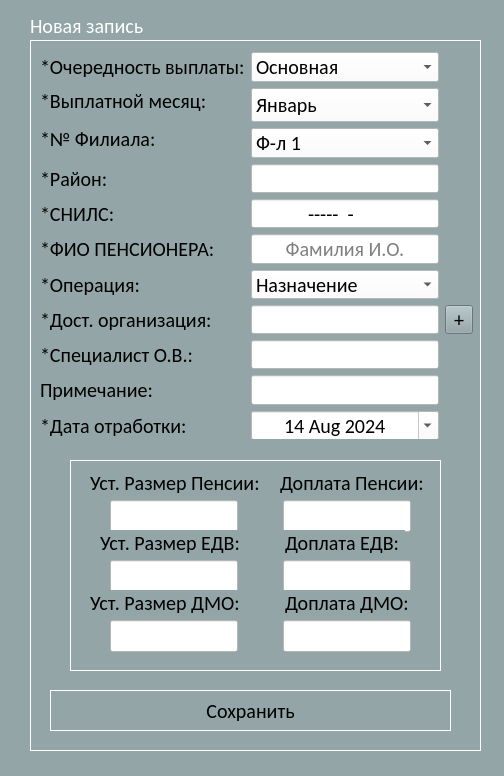
<?xml version="1.0" encoding="UTF-8"?>
<ui version="4.0">
 <class>NewRecord</class>
 <widget class="QDialog" name="NewRecord">
  <property name="geometry">
   <rect>
    <x>0</x>
    <y>0</y>
    <width>504</width>
    <height>776</height>
   </rect>
  </property>
  <property name="windowTitle">
   <string>Новая запись</string>
  </property>
  <property name="styleSheet">
   <string notr="true">background-color: #93a5a7;

font-family: Calibri;
font-size: 20px;
</string>
  </property>
  <widget class="QLabel" name="label_new_record">
   <property name="geometry">
    <rect>
     <x>30</x>
     <y>10</y>
     <width>131</width>
     <height>31</height>
    </rect>
   </property>
   <property name="font">
    <font>
     <family>Calibri</family>
     <pointsize>-1</pointsize>
    </font>
   </property>
   <property name="styleSheet">
    <string notr="true">color: white;
</string>
   </property>
   <property name="text">
    <string>Новая запись</string>
   </property>
  </widget>
  <widget class="QFrame" name="main_frame">
   <property name="geometry">
    <rect>
     <x>30</x>
     <y>40</y>
     <width>451</width>
     <height>711</height>
    </rect>
   </property>
   <property name="cursor">
    <cursorShape>ArrowCursor</cursorShape>
   </property>
   <property name="styleSheet">
    <string notr="true">QFrame {
	border: 1px solid white;
	font-family: Calibri;
	font-size: 20px;
}

QComboBox {
	background-color: white;
	font-family: Calibri;
	font-size: 20px;
}

QListView {
	background-color:white;
}

QLineEdit {
	background-color:white;
}</string>
   </property>
   <property name="frameShape">
    <enum>QFrame::StyledPanel</enum>
   </property>
   <property name="frameShadow">
    <enum>QFrame::Raised</enum>
   </property>
   <widget class="QFrame" name="sizes_frame">
    <property name="geometry">
     <rect>
      <x>40</x>
      <y>420</y>
      <width>371</width>
      <height>211</height>
     </rect>
    </property>
    <property name="frameShape">
     <enum>QFrame::StyledPanel</enum>
    </property>
    <property name="frameShadow">
     <enum>QFrame::Raised</enum>
    </property>
    <widget class="QWidget" name="">
     <property name="geometry">
      <rect>
       <x>40</x>
       <y>40</y>
       <width>301</width>
       <height>32</height>
      </rect>
     </property>
     <layout class="QHBoxLayout" name="horizontalLayout">
      <property name="spacing">
       <number>45</number>
      </property>
      <item>
       <widget class="QLineEdit" name="allow_Pens">
        <property name="font">
         <font>
          <family>Calibri</family>
          <pointsize>-1</pointsize>
         </font>
        </property>
        <property name="inputMethodHints">
         <set>Qt::ImhNone</set>
        </property>
        <property name="maxLength">
         <number>32767</number>
        </property>
        <property name="cursorPosition">
         <number>0</number>
        </property>
        <property name="alignment">
         <set>Qt::AlignCenter</set>
        </property>
       </widget>
      </item>
      <item>
       <widget class="QLineEdit" name="size_Pens">
        <property name="font">
         <font>
          <family>Calibri</family>
          <pointsize>-1</pointsize>
         </font>
        </property>
        <property name="inputMethodHints">
         <set>Qt::ImhNone</set>
        </property>
        <property name="maxLength">
         <number>32767</number>
        </property>
        <property name="cursorPosition">
         <number>0</number>
        </property>
        <property name="alignment">
         <set>Qt::AlignCenter</set>
        </property>
       </widget>
      </item>
     </layout>
    </widget>
    <widget class="QWidget" name="">
     <property name="geometry">
      <rect>
       <x>20</x>
       <y>10</y>
       <width>338</width>
       <height>26</height>
      </rect>
     </property>
     <layout class="QHBoxLayout" name="horizontalLayout_2">
      <property name="spacing">
       <number>20</number>
      </property>
      <item>
       <widget class="QLabel" name="L_sizePens">
        <property name="styleSheet">
         <string notr="true">border:none</string>
        </property>
        <property name="text">
         <string>Уст. Размер Пенсии:</string>
        </property>
       </widget>
      </item>
      <item>
       <widget class="QLabel" name="L_allowPens">
        <property name="styleSheet">
         <string notr="true">border:none</string>
        </property>
        <property name="text">
         <string>Доплата Пенсии:</string>
        </property>
       </widget>
      </item>
     </layout>
    </widget>
    <widget class="QWidget" name="">
     <property name="geometry">
      <rect>
       <x>30</x>
       <y>70</y>
       <width>305</width>
       <height>26</height>
      </rect>
     </property>
     <layout class="QHBoxLayout" name="horizontalLayout_3">
      <property name="spacing">
       <number>45</number>
      </property>
      <item>
       <widget class="QLabel" name="L_sizeEDV">
        <property name="styleSheet">
         <string notr="true">border:none</string>
        </property>
        <property name="text">
         <string>Уст. Размер ЕДВ:</string>
        </property>
       </widget>
      </item>
      <item>
       <widget class="QLabel" name="L_allowEDV">
        <property name="styleSheet">
         <string notr="true">border:none</string>
        </property>
        <property name="text">
         <string>Доплата ЕДВ:</string>
        </property>
       </widget>
      </item>
     </layout>
    </widget>
    <widget class="QWidget" name="">
     <property name="geometry">
      <rect>
       <x>40</x>
       <y>100</y>
       <width>301</width>
       <height>32</height>
      </rect>
     </property>
     <layout class="QHBoxLayout" name="horizontalLayout_4">
      <property name="spacing">
       <number>45</number>
      </property>
      <item>
       <widget class="QLineEdit" name="size_EDV">
        <property name="font">
         <font>
          <family>Calibri</family>
          <pointsize>-1</pointsize>
         </font>
        </property>
        <property name="inputMethodHints">
         <set>Qt::ImhNone</set>
        </property>
        <property name="maxLength">
         <number>32767</number>
        </property>
        <property name="cursorPosition">
         <number>0</number>
        </property>
        <property name="alignment">
         <set>Qt::AlignCenter</set>
        </property>
       </widget>
      </item>
      <item>
       <widget class="QLineEdit" name="allow_EDV">
        <property name="font">
         <font>
          <family>Calibri</family>
          <pointsize>-1</pointsize>
         </font>
        </property>
        <property name="inputMethodHints">
         <set>Qt::ImhNone</set>
        </property>
        <property name="maxLength">
         <number>32767</number>
        </property>
        <property name="cursorPosition">
         <number>0</number>
        </property>
        <property name="alignment">
         <set>Qt::AlignCenter</set>
        </property>
       </widget>
      </item>
     </layout>
    </widget>
    <widget class="QWidget" name="">
     <property name="geometry">
      <rect>
       <x>20</x>
       <y>130</y>
       <width>323</width>
       <height>26</height>
      </rect>
     </property>
     <layout class="QHBoxLayout" name="horizontalLayout_5">
      <property name="spacing">
       <number>45</number>
      </property>
      <item>
       <widget class="QLabel" name="L_sizeDMO">
        <property name="styleSheet">
         <string notr="true">border:none</string>
        </property>
        <property name="text">
         <string>Уст. Размер ДМО:</string>
        </property>
       </widget>
      </item>
      <item>
       <widget class="QLabel" name="L_allowDMO">
        <property name="styleSheet">
         <string notr="true">border:none</string>
        </property>
        <property name="text">
         <string>Доплата ДМО:</string>
        </property>
       </widget>
      </item>
     </layout>
    </widget>
    <widget class="QWidget" name="">
     <property name="geometry">
      <rect>
       <x>40</x>
       <y>160</y>
       <width>301</width>
       <height>32</height>
      </rect>
     </property>
     <layout class="QHBoxLayout" name="horizontalLayout_6">
      <property name="spacing">
       <number>45</number>
      </property>
      <item>
       <widget class="QLineEdit" name="size_DMO">
        <property name="font">
         <font>
          <family>Calibri</family>
          <pointsize>-1</pointsize>
         </font>
        </property>
        <property name="inputMethodHints">
         <set>Qt::ImhNone</set>
        </property>
        <property name="maxLength">
         <number>32767</number>
        </property>
        <property name="cursorPosition">
         <number>0</number>
        </property>
        <property name="alignment">
         <set>Qt::AlignCenter</set>
        </property>
       </widget>
      </item>
      <item>
       <widget class="QLineEdit" name="allow_DMO">
        <property name="font">
         <font>
          <family>Calibri</family>
          <pointsize>-1</pointsize>
         </font>
        </property>
        <property name="inputMethodHints">
         <set>Qt::ImhNone</set>
        </property>
        <property name="maxLength">
         <number>32767</number>
        </property>
        <property name="cursorPosition">
         <number>0</number>
        </property>
        <property name="alignment">
         <set>Qt::AlignCenter</set>
        </property>
       </widget>
      </item>
     </layout>
    </widget>
   </widget>
   <widget class="QPushButton" name="pushButton">
    <property name="geometry">
     <rect>
      <x>20</x>
      <y>650</y>
      <width>401</width>
      <height>41</height>
     </rect>
    </property>
    <property name="styleSheet">
     <string notr="true">QPushButton {
	border: 1px solid white;
}

QPushButton:hover {
	border: 2px solid white;
}

QPushButton:pressed {
	border: 1px solid white;
	background-color: rgba(255, 255, 255, 50)
}</string>
    </property>
    <property name="text">
     <string>Сохранить</string>
    </property>
   </widget>
   <widget class="QWidget" name="layoutWidget">
    <property name="geometry">
     <rect>
      <x>10</x>
      <y>12</y>
      <width>433</width>
      <height>387</height>
     </rect>
    </property>
    <layout class="QGridLayout" name="main_grid">
     <item row="0" column="0" colspan="2">
      <widget class="QLabel" name="L_priority">
       <property name="styleSheet">
        <string notr="true">border:none</string>
       </property>
       <property name="text">
        <string>*Очередность выплаты:</string>
       </property>
      </widget>
     </item>
     <item row="0" column="2">
      <widget class="QComboBox" name="priority">
       <property name="layoutDirection">
        <enum>Qt::LeftToRight</enum>
       </property>
       <property name="autoFillBackground">
        <bool>false</bool>
       </property>
       <property name="styleSheet">
        <string notr="true"/>
       </property>
       <property name="currentText">
        <string>Основная</string>
       </property>
       <property name="maxVisibleItems">
        <number>103453556</number>
       </property>
       <property name="frame">
        <bool>true</bool>
       </property>
       <item>
        <property name="text">
         <string>Основная</string>
        </property>
       </item>
       <item>
        <property name="text">
         <string>Разовая</string>
        </property>
       </item>
       <item>
        <property name="text">
         <string>Доп. 1</string>
        </property>
       </item>
       <item>
        <property name="text">
         <string>Доп. 2</string>
        </property>
       </item>
       <item>
        <property name="text">
         <string>Доп. 3</string>
        </property>
       </item>
      </widget>
     </item>
     <item row="1" column="0">
      <widget class="QLabel" name="L_mounth">
       <property name="styleSheet">
        <string notr="true">border:none</string>
       </property>
       <property name="text">
        <string>*Выплатной месяц:</string>
       </property>
      </widget>
     </item>
     <item row="1" column="2" rowspan="2">
      <widget class="QComboBox" name="mounth">
       <property name="layoutDirection">
        <enum>Qt::LeftToRight</enum>
       </property>
       <property name="autoFillBackground">
        <bool>false</bool>
       </property>
       <property name="styleSheet">
        <string notr="true"/>
       </property>
       <property name="currentText">
        <string>Январь</string>
       </property>
       <property name="maxVisibleItems">
        <number>103453556</number>
       </property>
       <property name="frame">
        <bool>true</bool>
       </property>
       <item>
        <property name="text">
         <string>Январь</string>
        </property>
       </item>
       <item>
        <property name="text">
         <string>Февраль</string>
        </property>
       </item>
       <item>
        <property name="text">
         <string>Март</string>
        </property>
       </item>
       <item>
        <property name="text">
         <string>Апрель</string>
        </property>
       </item>
       <item>
        <property name="text">
         <string>Май</string>
        </property>
       </item>
       <item>
        <property name="text">
         <string>Июнь</string>
        </property>
       </item>
       <item>
        <property name="text">
         <string>Июль</string>
        </property>
       </item>
       <item>
        <property name="text">
         <string>Август</string>
        </property>
       </item>
       <item>
        <property name="text">
         <string>Сентябрь</string>
        </property>
       </item>
       <item>
        <property name="text">
         <string>Октябрь</string>
        </property>
       </item>
       <item>
        <property name="text">
         <string>Ноябрь</string>
        </property>
       </item>
       <item>
        <property name="text">
         <string>Декабрь</string>
        </property>
       </item>
      </widget>
     </item>
     <item row="2" column="0" rowspan="2">
      <widget class="QLabel" name="L_filial">
       <property name="styleSheet">
        <string notr="true">border:none</string>
       </property>
       <property name="text">
        <string>*№ Филиала:</string>
       </property>
      </widget>
     </item>
     <item row="3" column="2">
      <widget class="QComboBox" name="filial">
       <property name="layoutDirection">
        <enum>Qt::LeftToRight</enum>
       </property>
       <property name="autoFillBackground">
        <bool>false</bool>
       </property>
       <property name="styleSheet">
        <string notr="true"/>
       </property>
       <property name="editable">
        <bool>false</bool>
       </property>
       <property name="currentText">
        <string>Ф-л 1</string>
       </property>
       <property name="maxVisibleItems">
        <number>103453556</number>
       </property>
       <property name="frame">
        <bool>true</bool>
       </property>
       <item>
        <property name="text">
         <string>Ф-л 1</string>
        </property>
       </item>
       <item>
        <property name="text">
         <string>Ф-л 2</string>
        </property>
       </item>
       <item>
        <property name="text">
         <string>Ф-л 3</string>
        </property>
       </item>
       <item>
        <property name="text">
         <string>Ф-л 4</string>
        </property>
       </item>
       <item>
        <property name="text">
         <string>Ф-л 5</string>
        </property>
       </item>
       <item>
        <property name="text">
         <string>Ф-л 6</string>
        </property>
       </item>
       <item>
        <property name="text">
         <string>Ф-л 7</string>
        </property>
       </item>
       <item>
        <property name="text">
         <string>Ф-л 8</string>
        </property>
       </item>
       <item>
        <property name="text">
         <string>Ф-л 9</string>
        </property>
       </item>
       <item>
        <property name="text">
         <string>Ф-л 10</string>
        </property>
       </item>
      </widget>
     </item>
     <item row="4" column="0">
      <widget class="QLabel" name="L_district">
       <property name="styleSheet">
        <string notr="true">border:none</string>
       </property>
       <property name="text">
        <string>*Район:</string>
       </property>
      </widget>
     </item>
     <item row="4" column="2">
      <widget class="QLineEdit" name="district">
       <property name="font">
        <font>
         <family>Calibri</family>
         <pointsize>-1</pointsize>
        </font>
       </property>
       <property name="inputMethodHints">
        <set>Qt::ImhNone</set>
       </property>
       <property name="maxLength">
        <number>3</number>
       </property>
       <property name="alignment">
        <set>Qt::AlignCenter</set>
       </property>
      </widget>
     </item>
     <item row="5" column="0">
      <widget class="QLabel" name="L_snils">
       <property name="styleSheet">
        <string notr="true">border:none</string>
       </property>
       <property name="text">
        <string>*СНИЛС:</string>
       </property>
      </widget>
     </item>
     <item row="6" column="0">
      <widget class="QLabel" name="L_FIO">
       <property name="styleSheet">
        <string notr="true">border:none</string>
       </property>
       <property name="text">
        <string>*ФИО ПЕНСИОНЕРА:</string>
       </property>
      </widget>
     </item>
     <item row="7" column="0">
      <widget class="QLabel" name="L_operation">
       <property name="styleSheet">
        <string notr="true">border:none</string>
       </property>
       <property name="text">
        <string>*Операция:</string>
       </property>
      </widget>
     </item>
     <item row="7" column="2">
      <widget class="QComboBox" name="operation_type">
       <property name="layoutDirection">
        <enum>Qt::LeftToRight</enum>
       </property>
       <property name="autoFillBackground">
        <bool>false</bool>
       </property>
       <property name="styleSheet">
        <string notr="true"/>
       </property>
       <property name="editable">
        <bool>false</bool>
       </property>
       <property name="currentText">
        <string>Назначение</string>
       </property>
       <property name="maxVisibleItems">
        <number>103453556</number>
       </property>
       <property name="frame">
        <bool>true</bool>
       </property>
       <item>
        <property name="text">
         <string>Назначение</string>
        </property>
       </item>
       <item>
        <property name="text">
         <string>Постановка</string>
        </property>
       </item>
       <item>
        <property name="text">
         <string>Перерасчет</string>
        </property>
       </item>
      </widget>
     </item>
     <item row="8" column="0">
      <widget class="QLabel" name="L_bank">
       <property name="styleSheet">
        <string notr="true">border:none</string>
       </property>
       <property name="text">
        <string>*Дост. организация:</string>
       </property>
      </widget>
     </item>
     <item row="8" column="3">
      <widget class="QToolButton" name="add_bank">
       <property name="text">
        <string>+</string>
       </property>
      </widget>
     </item>
     <item row="9" column="0">
      <widget class="QLabel" name="L_specialist">
       <property name="styleSheet">
        <string notr="true">border:none</string>
       </property>
       <property name="text">
        <string>*Специалист О.В.:</string>
       </property>
      </widget>
     </item>
     <item row="10" column="0">
      <widget class="QLabel" name="L_note">
       <property name="styleSheet">
        <string notr="true">border:none</string>
       </property>
       <property name="text">
        <string>Примечание:</string>
       </property>
      </widget>
     </item>
     <item row="11" column="0">
      <widget class="QLabel" name="L_wdate">
       <property name="styleSheet">
        <string notr="true">border:none</string>
       </property>
       <property name="text">
        <string>*Дата отработки:</string>
       </property>
      </widget>
     </item>
     <item row="11" column="2">
      <widget class="QDateEdit" name="wdate">
       <property name="styleSheet">
        <string notr="true">QDateEdit {
	background-color: white;
}

</string>
       </property>
       <property name="alignment">
        <set>Qt::AlignCenter</set>
       </property>
       <property name="minimumDateTime">
        <datetime>
         <hour>0</hour>
         <minute>0</minute>
         <second>0</second>
         <year>2020</year>
         <month>9</month>
         <day>14</day>
        </datetime>
       </property>
       <property name="currentSection">
        <enum>QDateTimeEdit::DaySection</enum>
       </property>
       <property name="calendarPopup">
        <bool>true</bool>
       </property>
       <property name="date">
        <date>
         <year>2024</year>
         <month>8</month>
         <day>14</day>
        </date>
       </property>
      </widget>
     </item>
     <item row="5" column="2">
      <widget class="QLineEdit" name="snils">
       <property name="font">
        <font>
         <family>Calibri</family>
         <pointsize>-1</pointsize>
        </font>
       </property>
       <property name="inputMethodHints">
        <set>Qt::ImhNone</set>
       </property>
       <property name="inputMask">
        <string>XXX-XXX-XXX XX</string>
       </property>
       <property name="text">
        <string>----- </string>
       </property>
       <property name="maxLength">
        <number>14</number>
       </property>
       <property name="cursorPosition">
        <number>14</number>
       </property>
       <property name="alignment">
        <set>Qt::AlignCenter</set>
       </property>
       <property name="placeholderText">
        <string/>
       </property>
      </widget>
     </item>
     <item row="6" column="2">
      <widget class="QLineEdit" name="fio_pens">
       <property name="font">
        <font>
         <family>Calibri</family>
         <pointsize>-1</pointsize>
        </font>
       </property>
       <property name="inputMethodHints">
        <set>Qt::ImhNone</set>
       </property>
       <property name="maxLength">
        <number>32767</number>
       </property>
       <property name="cursorPosition">
        <number>0</number>
       </property>
       <property name="alignment">
        <set>Qt::AlignCenter</set>
       </property>
       <property name="placeholderText">
        <string>Фамилия И.О.</string>
       </property>
      </widget>
     </item>
     <item row="8" column="2">
      <widget class="QLineEdit" name="bank">
       <property name="font">
        <font>
         <family>Calibri</family>
         <pointsize>-1</pointsize>
        </font>
       </property>
       <property name="inputMethodHints">
        <set>Qt::ImhNone</set>
       </property>
       <property name="maxLength">
        <number>32767</number>
       </property>
       <property name="cursorPosition">
        <number>0</number>
       </property>
       <property name="alignment">
        <set>Qt::AlignCenter</set>
       </property>
      </widget>
     </item>
     <item row="9" column="2">
      <widget class="QLineEdit" name="specialist">
       <property name="font">
        <font>
         <family>Calibri</family>
         <pointsize>-1</pointsize>
        </font>
       </property>
       <property name="inputMethodHints">
        <set>Qt::ImhNone</set>
       </property>
       <property name="maxLength">
        <number>32767</number>
       </property>
       <property name="cursorPosition">
        <number>0</number>
       </property>
       <property name="alignment">
        <set>Qt::AlignCenter</set>
       </property>
      </widget>
     </item>
     <item row="10" column="2">
      <widget class="QLineEdit" name="note">
       <property name="font">
        <font>
         <family>Calibri</family>
         <pointsize>-1</pointsize>
        </font>
       </property>
       <property name="inputMethodHints">
        <set>Qt::ImhNone</set>
       </property>
       <property name="maxLength">
        <number>32767</number>
       </property>
       <property name="cursorPosition">
        <number>0</number>
       </property>
       <property name="alignment">
        <set>Qt::AlignCenter</set>
       </property>
      </widget>
     </item>
    </layout>
   </widget>
  </widget>
 </widget>
 <resources/>
 <connections/>
</ui>
